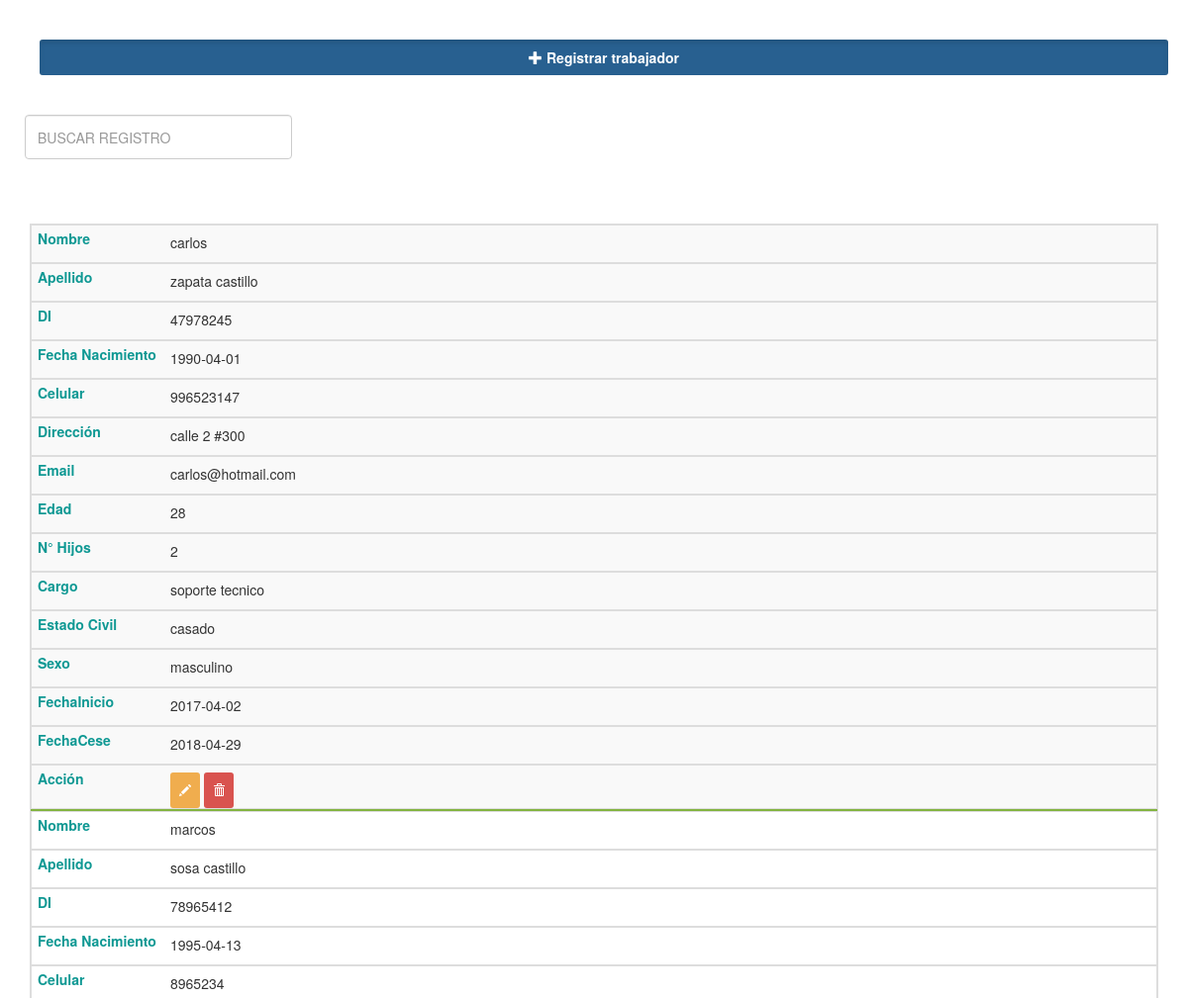
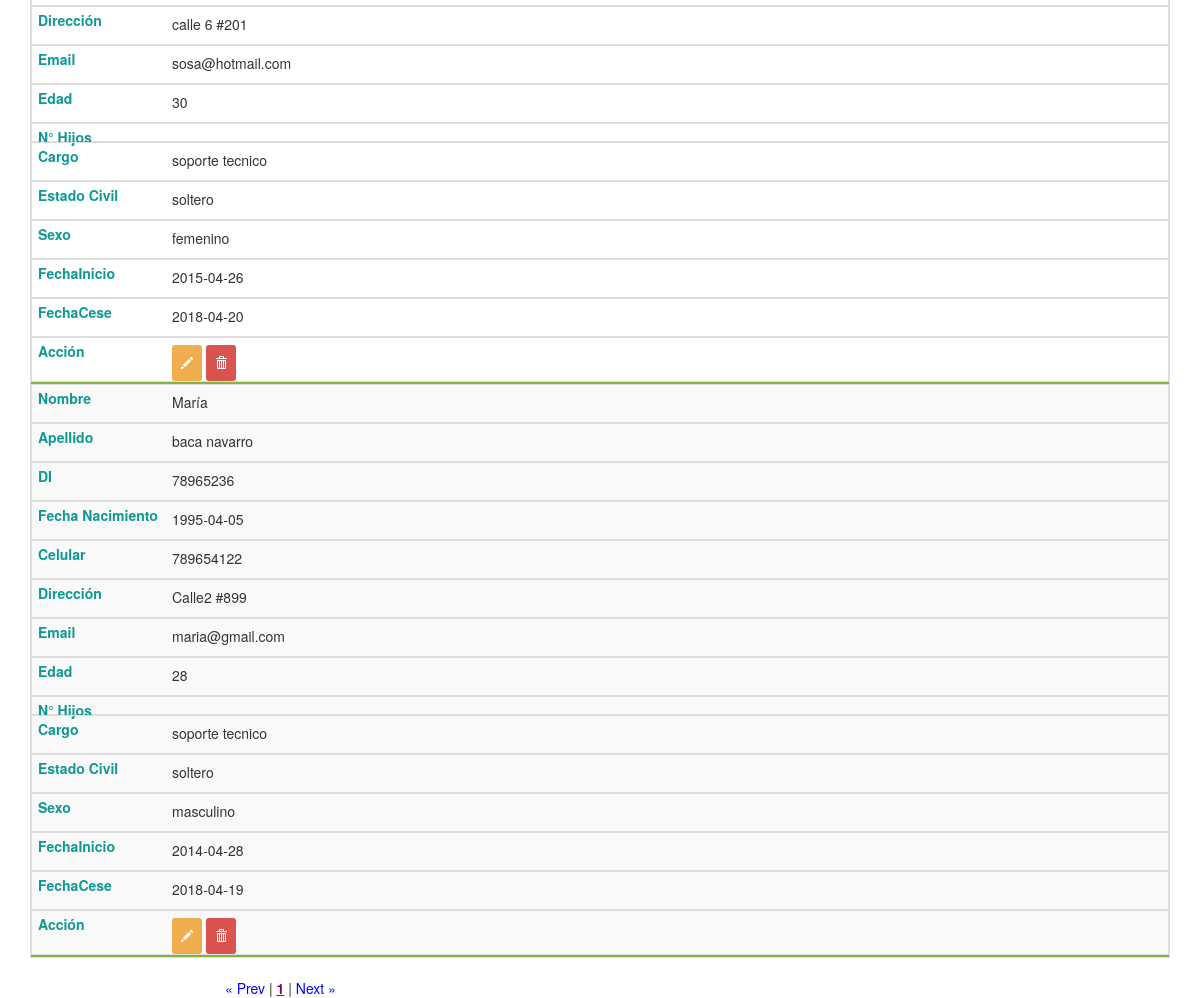
The app's page /view/Personal.php (signed in) with its own data (2 pictures, top to bottom).
### tables this page shows
CREATE TABLE `personal` (
  `Nombre` varchar(50) DEFAULT NULL,
  `Apellido` varchar(50) DEFAULT NULL,
  `DI` varchar(20) NOT NULL,
  `FechaNacimiento` date DEFAULT NULL,
  `Celular` varchar(9) DEFAULT NULL,
  `Direccion` varchar(100) DEFAULT NULL,
  `Email` varchar(100) DEFAULT NULL,
  `Edad` varchar(50) DEFAULT NULL,
  `NHijos` varchar(50) DEFAULT NULL,
  `Cargo` varchar(50) NOT NULL,
  `EstadoCivil` varchar(50) DEFAULT NULL,
  `Sexo` varchar(20) DEFAULT NULL,
  `FechaInicio` date DEFAULT NULL,
  `FechaCese` date DEFAULT NULL
);

### view/Personal.php (the view, shortened to what this page needs)
<!DOCTYPE html>
<html>
<head>
        <link rel="stylesheet" href="../public/bootstrap/css/bootstrap.min.css">
        <link rel="stylesheet" href="../public/css/cssregis.css">
         <link rel="stylesheet" href="../public/css/cssPagina.css">
        <link rel="stylesheet" href="../public/css/sweetalert.css">
</head>
<body>
<div id="info">
  <div class="container">
      <br><br>
       <div class="row">
        <form class="form-horizontal">
         <div class="col-sm-12">
      <button type="button" class="btn b btn-primary active" data-toggle="modal" data-target="#myModal"> <span class="glyphicon glyphicon-plus"> </span> Registrar trabajador
      </button>
       </div>
      </form>
    </div>
      <br/>
            <div class="row">
              <form class="form-horizontal">
                <div class="form-group">
                    <div class="col-md-3 col-ms-12">
                        <input type="text" name="buscarTexto" id="buscarTexto"  onkeyup="Buscar();" class="form-control btnBuscarPersonal"  placeholder="BUSCAR REGISTRO">
                    </div>
                </div>
                </form>
            </div><br><br>
<div class="table-responsive">
<table id="resultado" class=" table table-bordered table-striped">
  <tbody>
<?php
require_once ("../conexion/conexion.php");
$res = $conn->query("SELECT * FROM personal ORDER BY Nombre ASC");
while ($row = $res->fetch_assoc()) {
?>
    <tr>
      <td><p><?php echo $row['Nombre']; ?></p></td>
      <td><p><?php echo $row['Apellido']; ?></p></td>
      <td><p><?php echo $row['DI']; ?></p></td>
      <td><p><?php echo $row['FechaNacimiento']; ?></p></td>
      <td><p><?php echo $row['Celular']; ?></p></td>
      <td><p><?php echo $row['Direccion']; ?></p></td>
      <td><p><?php echo $row['Email']; ?></p></td>
      <td><p><?php echo $row['Edad']; ?></p></td>
      <td><p><?php echo $row['NHijos']; ?></p></td>
      <td><p><?php echo $row['Cargo']; ?></p></td>
      <td><p><?php echo $row['EstadoCivil']; ?></p></td>
      <td><p><?php echo $row['Sexo']; ?></p></td>
      <td><p><?php echo $row['FechaInicio']; ?></td>
      <td><p><?php echo $row['FechaCese']; ?></td>
      <td>
      <a class="btn btn-warning btn-sm btnEditar" data-toggle="modal" data-target="#myModal<?php echo $row['DI']; ?>"><span class="glyphicon glyphicon-pencil" aria-hidden="true"></span></a>
      <a class="btn btn-danger btnEliminar btn-sm"  onclick="Eliminar('<?php echo $row['DI']; ?>')" id="cargar"><span class="glyphicon glyphicon-trash" aria-hidden="true"></span></a>
      </td>
    </tr>
<?php
}
?>
  </tbody>
      </table>
    </div>
 <div class="row">
                <div class="col-md-2 col-xs-2"></div>
                <div class="col-md-4 col-xs-6" id="insertarPafinacion"></div>
            </div>
</div>
</div>
</body>
</html>

### public/css/cssregis.css (style rules this page uses)
body { background-color: #ffffff }
* { margin: 0; padding: 0; box-sizing: border-box; }
@media only screen and (max-width: 760px),
(min-device-width: 768px) and (max-device-width: 1024px) { .btn { padding: 0px; font-weight: 700; border-radius: 3px; border: none; } }
@media only screen and (max-width: 760px),
(min-device-width: 768px) and (max-device-width: 1024px) { .btnBuscarPersonal { width: 100%;margin: 10px!important;height: 45px!important; } }
@media only screen and (max-width: 760px),
(min-device-width: 768px) and (max-device-width: 1024px) { .b { padding:8px!important; width: 100%!important; display: block!important; margin-bottom: 10px!important; position: relative!important; margin-left: 10px!important; } }
@media only screen and (max-width: 760px),
(min-device-width: 768px) and (max-device-width: 1024px) { .btnEliminar { padding: 9px!important; } }
@media only screen and (max-width: 760px),
(min-device-width: 768px) and (max-device-width: 1024px) { .btnEditar { padding: 9px!important; } }
@media only screen and (max-width: 760px),
            (min-device-width: 768px) and (max-device-width: 1024px) { td,th { padding: 7px 0px 0px 140px!important; } }
@media only screen and (max-width: 760px),
            (min-device-width: 768px) and (max-device-width: 1024px) { table, thead, tbody, th, td, tr { display: block; } }
@media only screen and (max-width: 760px),
            (min-device-width: 768px) and (max-device-width: 1024px) { tr { border-bottom: 2px solid #82B440; } }
@media only screen and (max-width: 760px),
            (min-device-width: 768px) and (max-device-width: 1024px) { td { border: none; border-bottom: 1px solid #eee; position: relative; padding-left: 50%; margin-left: 0px; } }
@media only screen and (max-width: 760px),
            (min-device-width: 768px) and (max-device-width: 1024px) { td:before { position: absolute; top: 3px; left: 6px; width: 45%; padding-right: 10px; white-space: nowrap; font-weight: bold; color: #0E9893; } }
@media only screen and (max-width: 760px),
            (min-device-width: 768px) and (max-device-width: 1024px) { td:nth-of-type(1):before { content: "Nombre"; } }
@media only screen and (max-width: 760px),
            (min-device-width: 768px) and (max-device-width: 1024px) { td:nth-of-type(2):before { content: "Apellido"; } }
@media only screen and (max-width: 760px),
            (min-device-width: 768px) and (max-device-width: 1024px) { td:nth-of-type(3):before { content: "DI"; } }
@media only screen and (max-width: 760px),
            (min-device-width: 768px) and (max-device-width: 1024px) { td:nth-of-type(4):before { content: "Fecha Nacimiento"; } }
@media only screen and (max-width: 760px),
            (min-device-width: 768px) and (max-device-width: 1024px) { td:nth-of-type(5):before { content: "Celular"; } }
@media only screen and (max-width: 760px),
            (min-device-width: 768px) and (max-device-width: 1024px) { td:nth-of-type(6):before { content: "Dirección"; } }
@media only screen and (max-width: 760px),
            (min-device-width: 768px) and (max-device-width: 1024px) { td:nth-of-type(7):before { content: "Email"; } }
@media only screen and (max-width: 760px),
            (min-device-width: 768px) and (max-device-width: 1024px) { td:nth-of-type(8):before { content: "Edad"; } }
@media only screen and (max-width: 760px),
            (min-device-width: 768px) and (max-device-width: 1024px) { td:nth-of-type(9):before { content: "N° Hijos"; } }
@media only screen and (max-width: 760px),
            (min-device-width: 768px) and (max-device-width: 1024px) { td:nth-of-type(10):before { content: "Cargo"; } }
@media only screen and (max-width: 760px),
            (min-device-width: 768px) and (max-device-width: 1024px) { td:nth-of-type(11):before { content: "Estado Civil"; } }
@media only screen and (max-width: 760px),
            (min-device-width: 768px) and (max-device-width: 1024px) { td:nth-of-type(12):before { content: "Sexo"; } }
@media only screen and (max-width: 760px),
            (min-device-width: 768px) and (max-device-width: 1024px) { td:nth-of-type(13):before { content: "FechaInicio"; } }
@media only screen and (max-width: 760px),
            (min-device-width: 768px) and (max-device-width: 1024px) { td:nth-of-type(14):before { content: "FechaCese"; } }
@media only screen and (max-width: 760px),
            (min-device-width: 768px) and (max-device-width: 1024px) { td:nth-of-type(15):before { content: "Acción"; } }

### records on screen
personal: Nombre "carlos", Apellido "zapata castillo", DI "47978245", FechaNacimiento "1990-04-01", Celular "996523147", Direccion "calle 2 #300", Email "carlos@hotmail.com", Edad "28", NHijos "2", Cargo "soporte tecnico", EstadoCivil "casado", Sexo "masculino", FechaInicio "2017-04-02", FechaCese "2018-04-29"
personal: Nombre "marcos", Apellido "sosa castillo", DI "78965412", FechaNacimiento "1995-04-13", Celular "8965234", Direccion "calle 6 #201", Email "sosa@hotmail.com", Edad "30", Cargo "soporte tecnico", EstadoCivil "soltero", Sexo "femenino", FechaInicio "2015-04-26", FechaCese "2018-04-20"
personal: Nombre "María", Apellido "baca navarro", DI "78965236", FechaNacimiento "1995-04-05", Celular "789654122", Direccion "Calle2 #899", Email "maria@gmail.com", Edad "28", Cargo "soporte tecnico", EstadoCivil "soltero", Sexo "masculino", FechaInicio "2014-04-28", FechaCese "2018-04-19"
